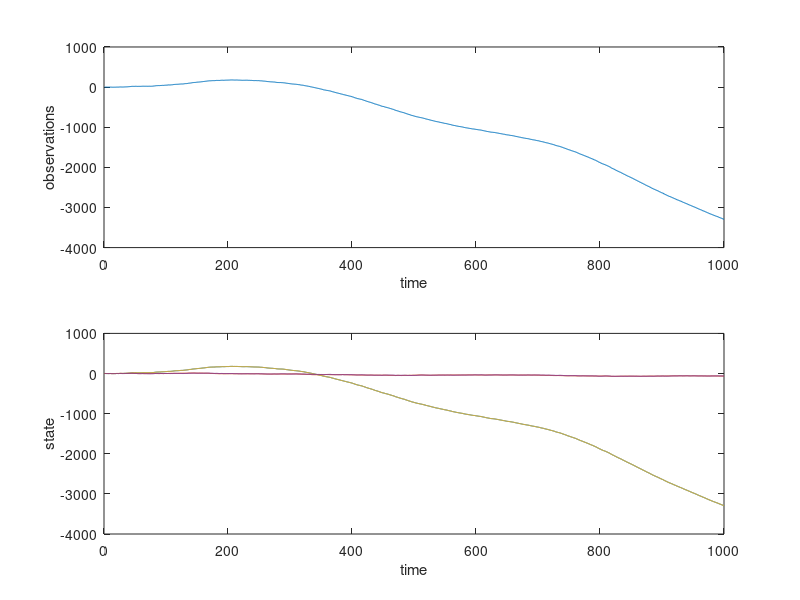

MATLAB code for this plot:
clear all;

%% Settings
% Define system
%A = [0.8 0.1; 0 0.9];
%C = [1 0];
%Q = [1 0; 0 1];
%R = 0.1^2;

% T = 0.01;
% A = [1 T T^2/2; 0 1 T; 0 0 1];
% Q = [T^3/6 T^2/2 T];
% Q = 0.01 * Q' * Q;
% C = [1 0 0];
% R = 0.01^2;

A = [1 0.1; 0 1];
Q = 1^2 * eye(2);
C = [1 0];
R = 1;

noObservations = 1000;
initialState = [0 0];
initialCovariance = 1;

input = zeros([2 noObservations]);
tt = 1:noObservations;
input(1, :) = sin(4 * pi * tt /  noObservations);

dimState = 2;
dimObservation = 1;

%% Data generation
% Simulate the system
state = zeros([dimState, noObservations]);
observation = zeros([dimObservation, noObservations]);

state(:, 1) = initialState;
observation(:, 1) = C * state(:, 1) + mvnrnd(zeros([1, dimObservation]), R)';
for t = 2:noObservations
    state(:, t) = A * state(:, t-1) + input(:, t) + mvnrnd(zeros([1, dimState]), Q)';
    observation(:, t) = C * state(:, t)   + mvnrnd(zeros([1 dimObservation]), R)';
end

%% Kalman filter
% Pre-allocate matrices
predictedStateEstimate = zeros([dimState, noObservations]);
filteredStateEstimate = zeros([dimState, noObservations]);
predictedStateCovariance = zeros([dimState, dimState, noObservations]);
filteredStateCovariance = zeros([dimState, dimState, noObservations]);

% Set initial state and covariance
filteredStateEstimate(:, 1) = initialState;
filteredStateCovariance(:, :, 1) = eye(dimState) * initialCovariance;

for t = 2:noObservations
    %-----------------------------------------------------------------
    % Prediction
    %-----------------------------------------------------------------

    % Propagate state using model
    predictedStateEstimate(:, t) = A * filteredStateEstimate(:, t-1) + input(:, t);

    % Compute the prediction covariance
    predictedStateCovariance(:, :, t) = A * filteredStateCovariance(:, :, t-1) * A' + Q;

    %-----------------------------------------------------------------
    % Correction
    %-----------------------------------------------------------------

    % Compute the innovation and its covariance
    innovation = observation(:, t) - C * predictedStateEstimate(:, t);
    S = C * predictedStateCovariance(:, :, t) * C' + R;

    % Compute the Kalman gain
    kalmanGain = predictedStateCovariance(:, :, t) * C' / S;

    % Correct the estimate and compute filtering covariance
    filteredStateEstimate(:, t) = predictedStateEstimate(:, t) + kalmanGain * innovation;
    filteredStateCovariance(:, :, t) = predictedStateCovariance(:, :, t) - kalmanGain * C * predictedStateCovariance(:, :, t);
end

%% Plotting
figure(1);
subplot(2, 1, 1);
plot(observation); 
xlabel("time");
ylabel("observations");

subplot(2, 1, 2);
plot(1:noObservations, state, 1:noObservations, filteredStateEstimate);
xlabel("time");
ylabel("state");


